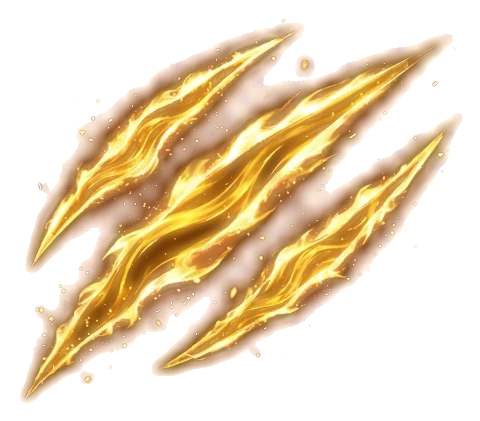
#> input picture art/fx/tech/fierce_tiger_claw.webp, 480 x 421 px
$ python -i make_palm_fx.py   (imports and definitions only)
#> lines starting #> are read from the running program, lines starting #| are printed output that depends on the picture; after the words box and inside, x2 and y2 are one past the last pixel; in counts of white or black regions, pixels touching at a corner belong together
"""Turn SHOAIB's Gemini designs for the palm techniques into the effect pictures the fight plays (web/static/fight.js,
`technique`; docs/web.md "Techniques"), cleaned the same way as the punch designs (scripts/make_fist_fx.py: the
painted checkerboard and Gemini's sparkle removed).

    python -m scripts.make_palm_fx twin.png heaven.png shadows.png

    twin.png      Twin Palm Strike: two palm prints in rings, side by side. Saved as its left and right print
                  (twin_palm_strike_1, _2), one for each of the technique's two hits.
    heaven.png    Heaven-Rending Palm: a giant golden palm in clouds (heaven_rending_palm).
    shadows.png   Thousand Shadow Palm: a fan of spectral palms (thousand_shadow_palm). Its palms are dim and
                  half-see-through, no brighter than the checker, and Gemini's checker flips light-for-dark in
                  patches, so neither brightness keying nor rembg works: the checker is rebuilt square by square
                  (`key_checker`) and taken away.

Rolling Thunder Palm keeps the thunder design already made by make_fist_fx (rolling_thunder_palm.webp).
Writes art/fx/tech/<name>.webp.
"""
import sys

import numpy as np
from PIL import Image
from scipy import ndimage

from scripts.make_fist_fx import SPARKLE, key_glow, save


def trim(im, pad=18):
    box = im.getchannel("A").point(lambda v: 255 if v > 24 else 0).getbbox()
    return im.crop((max(0, box[0] - pad), max(0, box[1] - pad), min(im.width, box[2] + pad), min(im.height, box[3] + pad)))


# ── the checker, rebuilt: its square edges are read off the empty top and left bands; every empty square says
# whether its patch starts light or dark and what its two tones are; squares under the design get the phase that
# leaves the smoothest picture once taken away, and the tones of the nearest empty squares ──
def edges(profile):
    """Where the checker's squares change, along one row or column: strong steps 8-9 px apart (doubled ones merged,
    missed ones put back)."""
    d = np.abs(np.diff(profile))
    thr = d.max() * 0.35
    xs = [i + 1 for i in range(1, len(d) - 1) if d[i] > thr and d[i] >= d[i - 1] and d[i] >= d[i + 1]]
    out = []
    for x in xs:
        if out and x - out[-1] < 5: continue          # a doubled edge
        while out and x - out[-1] > 12: out.append(out[-1] + round((x - out[-1]) / round((x - out[-1]) / 8.5)))   # a missed one
        out.append(x)
    return np.array(out)
def rebuild(path, band=24):
    """The square grid: edges, and which pixels lie on a seam between squares."""
#> called with path = '../art/fx/tech/fierce_tiger_claw.webp', band = 24
    im = Image.open(path).convert('RGB'); a = np.asarray(im).astype(np.float32); h, w = a.shape[:2]
#> after `im = Image.open(path).convert('RGB')`:
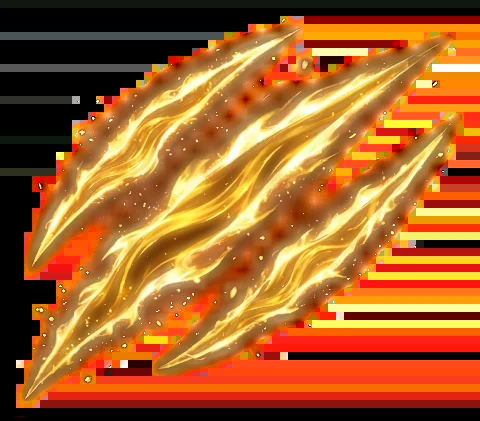
#> im: PIL image 480x421 RGB; mean R, G, B 166.5, 97.4, 40.8
#> after `h, w = a.shape[:2]`: h = 421; w = 480
    g = a.mean(-1)
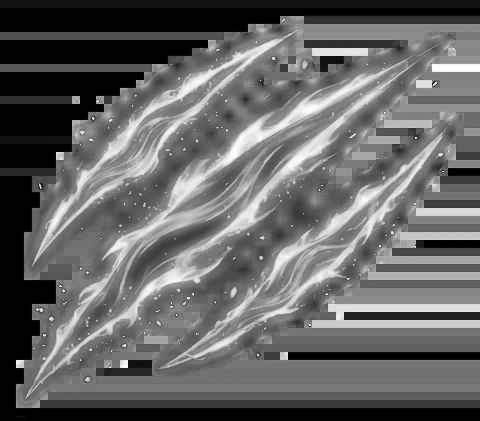
#> g: shape (421, 480) float32; min 0, max 255, mean 101.6
    xe = edges(np.median(g[:band], 0)); ye = edges(np.median(g[:, :band], 1))
#> in edges, `d = np.abs(np.diff(profile))`: d = 479 values, max 13.17 at index 279, min 0 at index 0, mean 0.0376
#> in edges, `thr = d.max() * 0.35`: thr = 4.61
#> in edges, `xs = [i + 1 for i in range(1, len(d) - 1) if d[i] > thr and d[i] >= d[..`: xs = [280]
#> the loop in edges, `for x in xs:` made 1 pass
#> after `xe = edges(np.median(g[:band], 0))`: xe = [280]
#> the loop in edges (call 2), `for x in xs:` made 8 passes
#> x on passes 1 to 8: 32, 40, 64, 72, 96, 104, 168, 176
#> after `ye = edges(np.median(g[:, :band], 1))`: ye = 19 values from 32 to 176
    # square index of each column / row: how many edges lie at or before it
    ix = np.searchsorted(xe, np.arange(w), side='right'); iy = np.searchsorted(ye, np.arange(h), side='right')
#> after `ix = np.searchsorted(xe, np.arange(w), side='right')`: ix = 480 values from 0 to 1
#> after `iy = np.searchsorted(ye, np.arange(h), side='right')`: iy = 421 values from 0 to 19
    par = (ix[None, :] + iy[:, None]) % 2
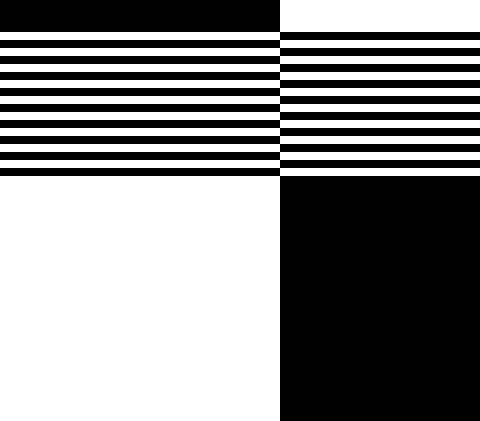
#> par: shape (421, 480) int64; values 0 (black) and 1 (white), 54.2% white; 1 black region, box (x1, y1, x2, y2) and area: (0, 0, 480, 421) 92520
    # tone of each parity from the corner band
    corner = par[:band, :band]; cg = a[:band, :band]
#> after `corner = par[:band, :band]`: corner: shape (24, 24) int64; every value is 0
#> after `cg = a[:band, :band]`:
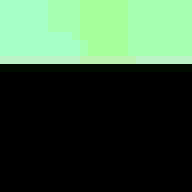
#> cg: shape (24, 24, 3) float32 (shown 8 times larger); mean R, G, B 5.1, 7.7, 5.4; drawn with min black and max white
    t0 = np.median(cg[corner == 0], 0); t1 = np.median(cg[corner == 1], 0)
#> after `t0 = np.median(cg[corner == 0], 0)`: t0 = [0, 0, 0]
#> after `t1 = np.median(cg[corner == 1], 0)`: t1 = [nan, nan, nan]
    B = np.where(par[..., None] == 0, t0, t1)
#> B: shape (421, 480, 3) float32; 54.22% of the values are NaN or infinite; the others: min 0, max 0, mean 0
    near = np.zeros((h, w), bool)
    for x in xe: near[:, max(0, x - 1):x + 1] = True
#> this loop made 1 pass
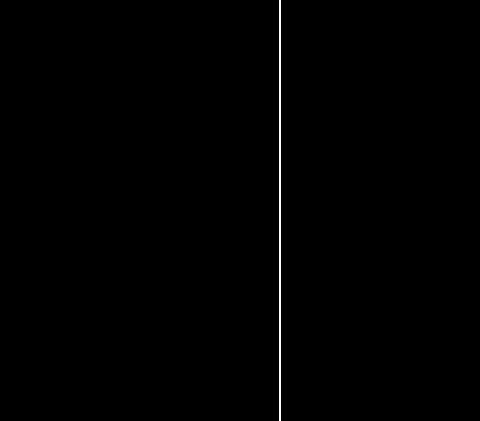
#> near: shape (421, 480) bool; 0.42% white in thin lines or dots, all inside (x1, y1, x2, y2) = (279, 0, 281, 421)
    for y in ye: near[max(0, y - 1):y + 1, :] = True
#> this loop made 19 passes
#> y on passes 1 to 12: 32, 40, 48, 56, 64, 72, 80, 88, 96, 104, 112, 120
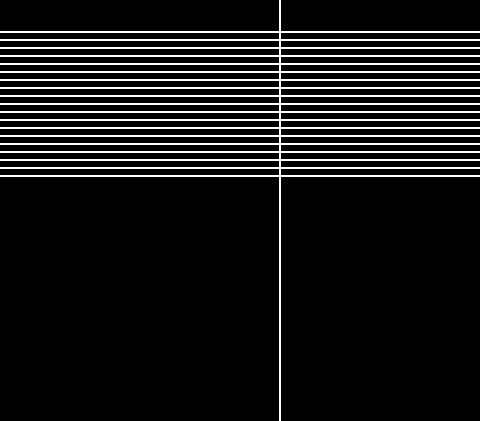
#> near: shape (421, 480) bool; 9.4% white in thin lines or dots
    return a, B, near, xe, ye
def key_patched(path, band=24):
    """The design over a rebuilt checker: colours and alpha."""
    a, _, near, xe, ye = rebuild(path, band)
#> xe = [280]; ye = 19 values from 32 to 176
    h, w = a.shape[:2]
#> h = 421; w = 480
    xs = np.concatenate([[0], xe, [w]]); ys = np.concatenate([[0], ye, [h]])
#> after `xs = np.concatenate([[0], xe, [w]])`: xs = [0, 280, 480]
#> after `ys = np.concatenate([[0], ye, [h]])`: ys = 21 values from 0 to 421
    nx, ny = len(xs) - 1, len(ys) - 1
#> nx = 2; ny = 20
    med = np.zeros((ny, nx, 3)); std = np.zeros((ny, nx)); grey = np.zeros((ny, nx))
    for j in range(ny):
        for i in range(nx):
            c = a[ys[j] + 1:max(ys[j] + 2, ys[j + 1] - 1), xs[i] + 1:max(xs[i] + 2, xs[i + 1] - 1)].reshape(-1, 3)
            med[j, i] = np.median(c, 0); std[j, i] = c.std(0).max(); grey[j, i] = np.ptp(med[j, i])
#> after the loop, grey = 20 rows, first 8: [0, 69.5], [12, 250], [0, 162], [0, 206], [0, 174], [0, 140], [0, 220], [135, 185.5]; std = 20 rows, first 8: [36.53, 102.3], [47.9, 29.05], [88.94, 67.37], [95.89, 66.78], [98.9, 66.04], [59.51, 94.16], [107, 41.23], [105.1, 59.3]
    v = med.max(-1)
#> v = 20 rows, first 8: [0, 69.5], [86, 252], [0, 168], [0, 255], [0, 206], [88, 196], [0, 240], [135, 225.5]
    sure = (std < 7) & (grey < 10)
#> sure = 20 rows, first 8: [False, False], [False, False], [False, False], [False, False], [False, False], [False, False], [False, False], [False, False]
    # light or dark: split the sure squares' brightness in two
#> (the run stopped early here; a loop or call above may not have finished)

$ run again, on art/fx/tech/crane_wing_deflection_feathers.webp
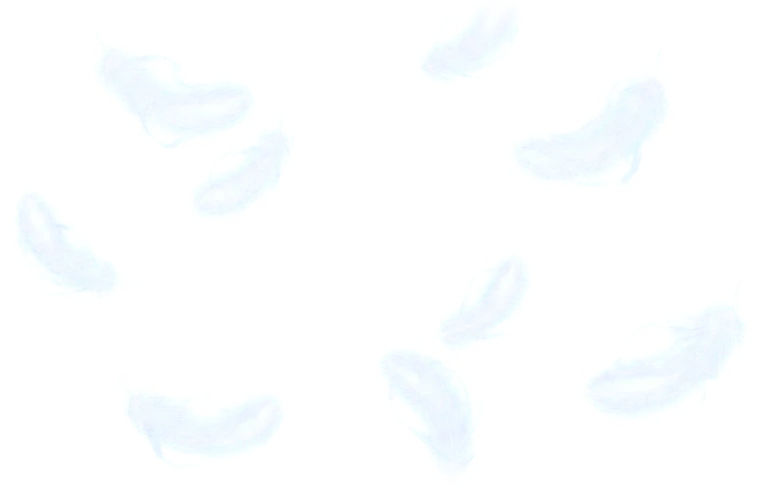
#> input picture art/fx/tech/crane_wing_deflection_feathers.webp, 760 x 487 px
#> d = 759 values, max 255 at index 535, min 0 at index 0, mean 0.746
#> in edges, `thr = d.max() * 0.35`: thr = 89.25
#> in edges, `xs = [i + 1 for i in range(1, len(d) - 1) if d[i] > thr and d[i] >= d[..`: xs = [448, 536]
#> the loop in edges, `for x in xs:` made 2 passes
#> x on passes 1 to 2: 448, 536
#> after the loop in edges, `for x in xs:`: out = [448, 457, 466, 475, 484, 493, 502, 510, 519, 527, 536]
#> in rebuild, `xe = edges(np.median(g[:band], 0))`: xe has the same summary as out in edges
#> the loop in edges (call 2), `for x in xs:` made 2 passes
#> x on passes 1 to 2: 184, 264
#> in rebuild, `ye = edges(np.median(g[:, :band], 1))`: ye = [184, 193, 202, 211, 220, 229, 238, 247, 255, 264]
#> ix = 760 values from 0 to 11
#> iy = 487 values from 0 to 10
#> par: shape (487, 760) int64; values 0 (black) and 1 (white), 37.9% white; 1 white region, box (x1, y1, x2, y2) and area: (0, 0, 760, 487) 140199
#> corner: shape (24, 24) int64; every value is 0
#> cg: shape (24, 24, 3) float32; every value is 0
#> t0 = [0, 0, 0]
#> t1 = [nan, nan, nan]
#> the loop in rebuild, `for x in xe: near[:, max(0, x - 1):x + 1] = True` made 11 passes
#> x on passes 1 to 8: 448, 457, 466, 475, 484, 493, 502, 510
#> the loop in rebuild, `for y in ye: near[max(0, y - 1):y + 1, :] = True` made 10 passes
#> y on passes 1 to 8: 184, 193, 202, 211, 220, 229, 238, 247
#> after the loop in rebuild, `for y in ye: near[max(0, y - 1):y + 1, :] = True`:
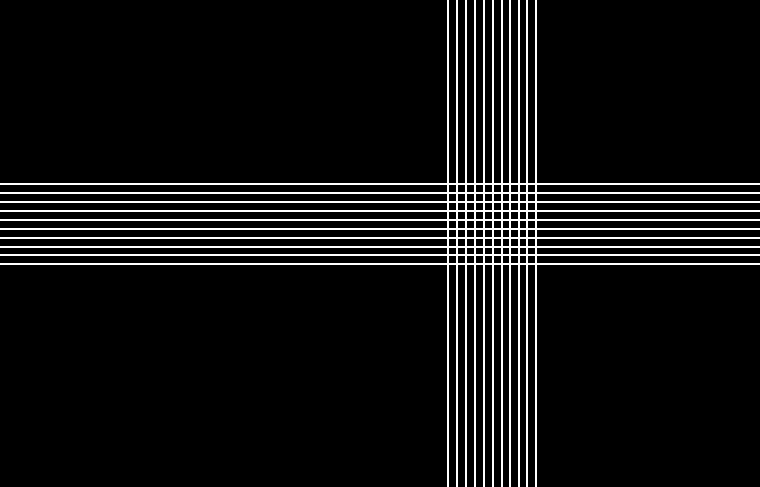
#> near: shape (487, 760) bool; 6.9% white in thin lines or dots
#> in key_patched, `a, _, near, xe, ye = rebuild(path, band)`: xe has the same summary as out in edges; ye = [184, 193, 202, 211, 220, 229, 238, 247, 255, 264]
#> in key_patched, `xs = np.concatenate([[0], xe, [w]])`: xs = [0, 448, 457, 466, 475, 484, 493, 502, 510, 519, 527, 536, 760]
#> ys = [0, 184, 193, 202, 211, 220, 229, 238, 247, 255, 264, 487]
#> nx = 12; ny = 11
#> in key_patched, `thr = (np.percentile(v[sure], 10) + np.percentile(v[sure], 90)) / 2`: thr = 127.5
#> after the loop in key_patched, `for kind in (True, False):`: tones = 2 items
#> cx = 760 values from 0 to 11
#> cy = 487 values from 0 to 10
#> lone: shape (487, 760) bool; 56.2% white; 17 black regions (8 under 20 px), largest, box (x1, y1, x2, y2) and area: (0, 0, 760, 487) 141699, (103, 54, 279, 162) 7976, (559, 78, 660, 163) 4128
#> in key_checker, `return Image.fromarray(np.dstack([rgb, alpha * 255]).astype(np.uint8),..`:
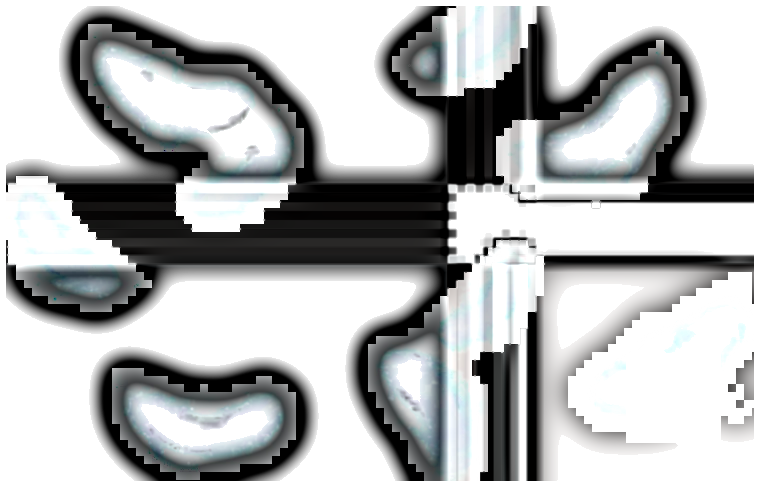
#> returned value: PIL image 760x487 RGBA; mean R, G, B, A 64.1, 70.3, 75, 115.6; transparent parts drawn white

$ run again, on art/fx/tech/flowing_stream_palm.webp
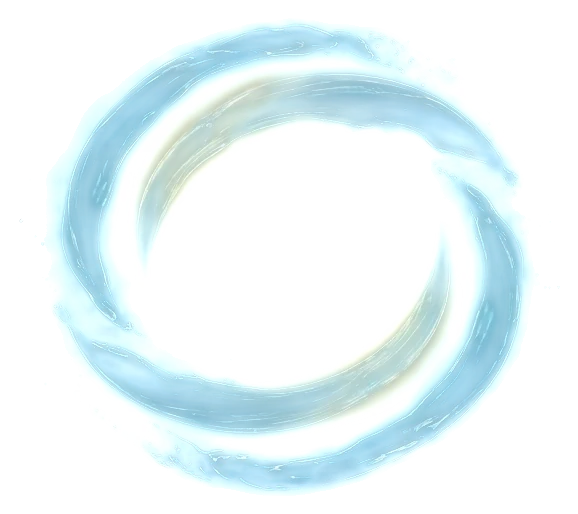
#> input picture art/fx/tech/flowing_stream_palm.webp, 578 x 514 px
#> d = 577 values, max 1 at index 17, min 0 at index 0, mean 0.0843
#> in edges, `thr = d.max() * 0.35`: thr = 0.35
#> in edges, `xs = [i + 1 for i in range(1, len(d) - 1) if d[i] > thr and d[i] >= d[..`: xs = 48 values from 16 to 576
#> the loop in edges, `for x in xs:` made 48 passes
#> x on passes 1 to 8: 16, 18, 19, 32, 33, 34, 35, 48
#> after the loop in edges, `for x in xs:`: out = 68 values from 16 to 576
#> the loop in edges (call 2), `for x in xs:` made 7 passes
#> x on passes 1 to 7: 176, 192, 208, 248, 368, 392, 408
#> in rebuild, `ye = edges(np.median(g[:, :band], 1))`: ye = 29 values from 176 to 408
#> ix = 578 values from 0 to 68
#> iy = 514 values from 0 to 29
#> par: shape (514, 578) int64; values 0 (black) and 1 (white), 50.1% white; 1 black region, box (x1, y1, x2, y2) and area: (0, 0, 578, 514) 148162
#> corner: shape (24, 24) int64; values 0 (black) and 1 (white), 33.3% white; 1 white region, box (x1, y1, x2, y2) and area: (16, 0, 24, 24) 192
#> t0 = [81, 83, 79]
#> t1 = [82, 83, 79]
#> the loop in rebuild, `for x in xe: near[:, max(0, x - 1):x + 1] = True` made 68 passes
#> x on passes 1 to 8: 16, 24, 32, 40, 48, 56, 64, 72
#> the loop in rebuild, `for y in ye: near[max(0, y - 1):y + 1, :] = True` made 29 passes
#> y on passes 1 to 8: 176, 184, 192, 200, 208, 216, 224, 232
#> after the loop in rebuild, `for y in ye: near[max(0, y - 1):y + 1, :] = True`:
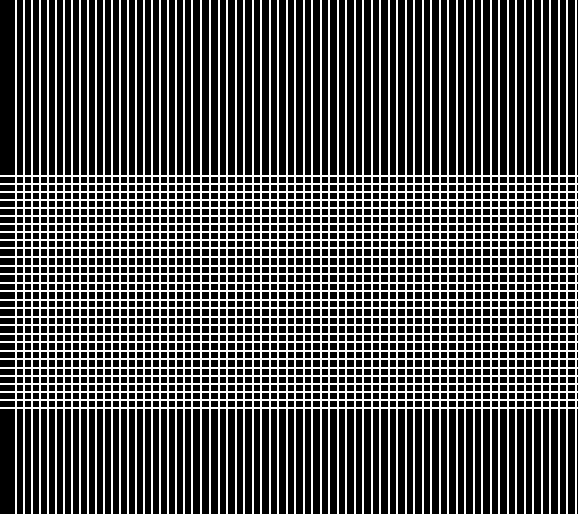
#> near: shape (514, 578) bool; 32.2% white in thin lines or dots
#> in key_patched, `a, _, near, xe, ye = rebuild(path, band)`: xe = 68 values from 16 to 576; ye = 29 values from 176 to 408
#> in key_patched, `xs = np.concatenate([[0], xe, [w]])`: xs = 70 values from 0 to 578
#> ys = 31 values from 0 to 514
#> nx = 69; ny = 30
#> sure: shape (30, 69) bool; 45.9% white; 10 white regions (6 under 20 px), largest, box (x1, y1, x2, y2) and area: (13, 1, 56, 26) 741, (62, 1, 68, 14) 62, (0, 21, 14, 29) 57, (58, 23, 69, 29) 50
#> in key_patched, `thr = (np.percentile(v[sure], 10) + np.percentile(v[sure], 90)) / 2`: thr = 255
#> light: shape (30, 69) bool; every value is 0
#> phase: shape (30, 69) bool; 50% white in thin lines or dots
#> after the loop in key_patched, `for kind in (True, False):`: tones = 2 items
#> guess: shape (30, 69) bool; 52% white; black in thin lines or dots
#> is_light: shape (30, 69) bool; 27.6% white in thin lines or dots
#> cx = 578 values from 0 to 68
#> cy = 514 values from 0 to 29
#> in key_checker, `lone = ndimage.binary_opening(alpha > 0.15, iterations=2)`:
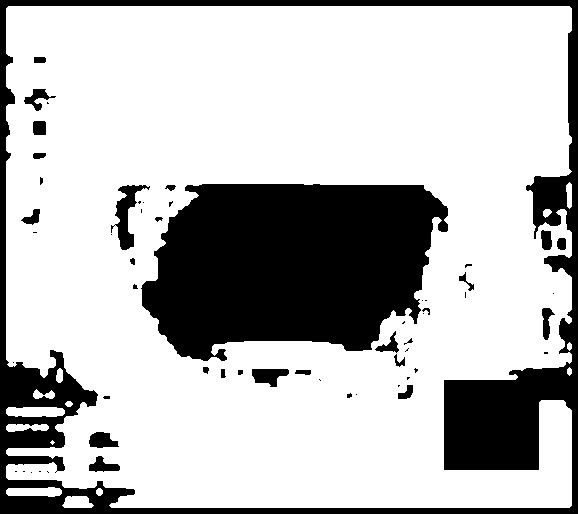
#> lone: shape (514, 578) bool; 73.5% white; 58 black regions (31 under 20 px), largest, box (x1, y1, x2, y2) and area: (141, 184, 448, 361) 41606, (0, 0, 578, 514) 33108, (111, 185, 150, 250) 892
